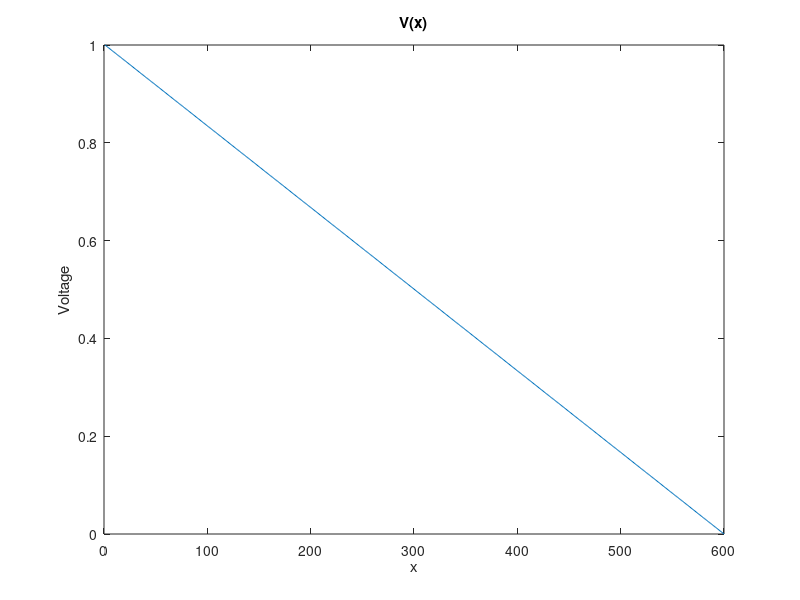
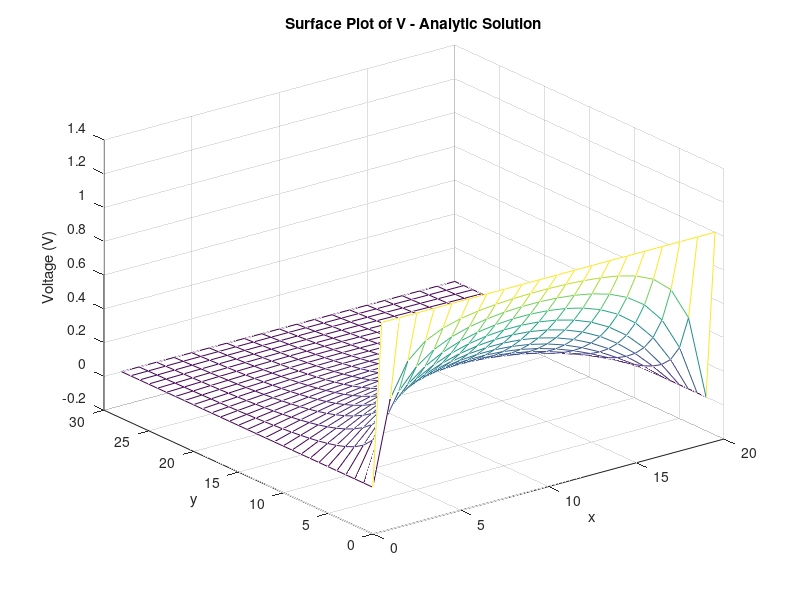
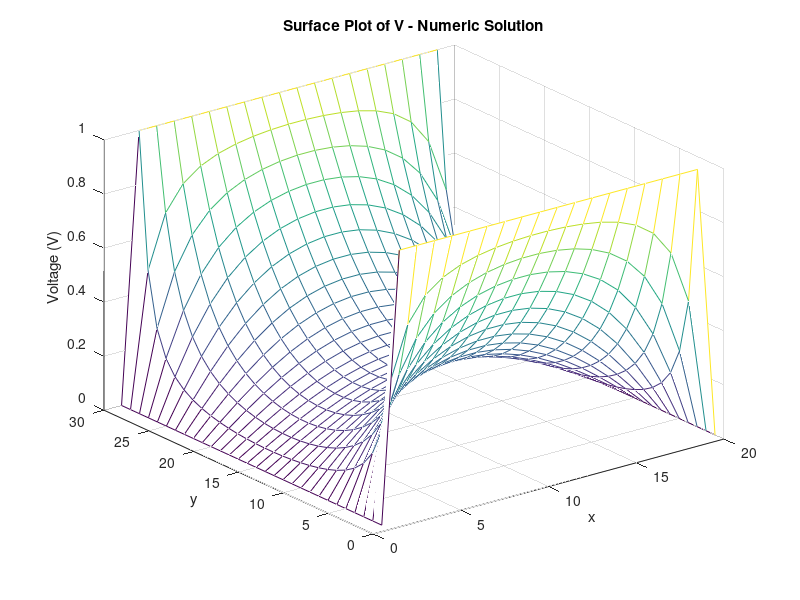
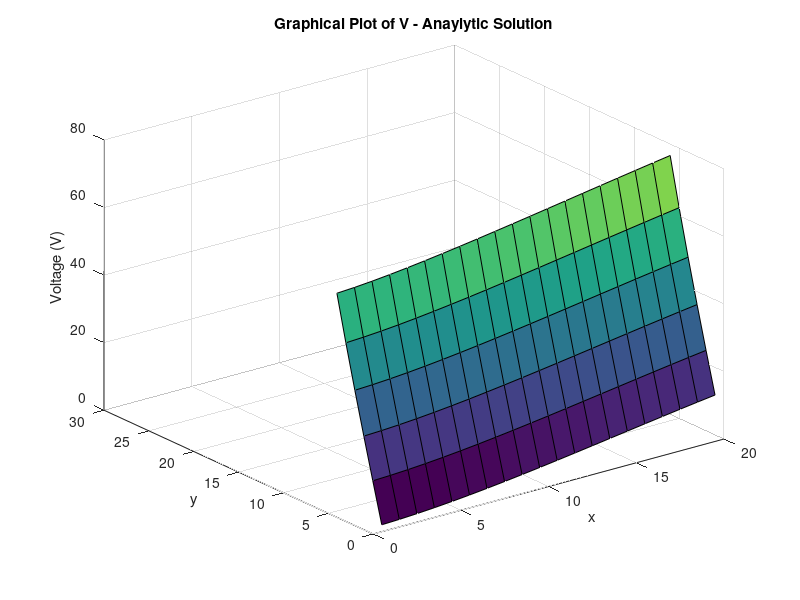

Write the MATLAB code that produced these figures, in order.
%% Part 1 A
% Part 1 is used to explore the representation of the electrostatic
% potential in a 2-D rectangular region. Beucase the potential will not
% change with respect to the y-coordinate, the problem will be treated as a
% 1-D problem.

clear all;
close all;

% Initial conditions
Length = 30;
Width = 20;
v0 = 1;

% Create matrices
N = Length*Width;
F = zeros(N,N);
G = zeros(N,1);

for i=1:N
    if (i == N) % right 
        F(i,i) = 1;
        G(i) = 0;
    elseif i == 1 % left
        F(i,i) = 1;
        G(i) = 1;
    else % Middle
        F(i,i)   = -2;
        F(i,i+1) =  1;
        F(i,i-1) =  1;
    end
end
    
V = F\G;

% Plot graph
figure(1);
plot(V);
xlabel('x');
ylabel('Voltage');
title('V(x)');

% The change is linear. As moving from left to right in the x direction
% shows a decrease in voltage. Voltage is uniform in the y diredtion. If
% this was mapped out on a voltage map, there would be a gradient in the
% x-direction with the same colour in the y-direction.

clear all

%% Part 1 B
% The finite differences method will be used to implement a matrix
% calculation, $GV=F$. $V$ represents the voltages at different points,
% $F$ is the matrix used to set the boundary conditions and G represents 
% the relation of voltages throughout.
% The the equation used:
% 
% $$\frac{V_{x-1,y}-2V_{x,y}+V_{x+1,y}}{(\Delta x)^2} + \frac{V_{x,y-1}-2V_{x,y}+V_{x,y+1}}{(\Delta y)^2}=0$$

dx = 0.25; % spacing along x
dy = 0.25; % spacing along y

Const1 = -2*(1/dx^2 + 1/dy^2);
Const2 = 1/(dx^2);
Const3 = 1/(dy^2);

% Initial conditions
Length = 30;
Width = 20;
v0 = 1;

% Create Grid
x = linspace(0,Length);
y = linspace(0,Width);

% Create matrices
N = Length*Width;
F = zeros(N,N);
G = zeros(N,1);

% Analytical solution
% Middle
for i = 2:Length-1
    for j = 2:Width-1
        n = i + (j-1)*Length;
        F(n,n) = Const1;
        F(n,n-1) = Const2;
        F(n,n+1) = Const2;
        F(n,n-Length) = Const3;
        F(n,n+Length) = Const3;
        G(n,1) = 0;
    end
end

% Left BC
i = 1;
for j = 1:Width
    n = i + (j-1)*Length;
    F(n,n) = 1;
    G(n,1) = 1;
end

% Right BC 
i = Length;
for j = 1:Width
    n = i + (j-1)*Length;
    F(n,n) = 1;
    G(n,1) = 0;
end

% Bottom BC
j = 1;
for i = 1:Length
    n = i + (j-1)*Length;
    F(n,n) = 1;
end

% Top BC
j = Width;
for i = 1:Length
    n = i + (j-1)*Length;
    F(n,n) = 1;
end

% To find the solution
v = F\G;

% converting for plot
for i = 1 : Length
    for j = 1 : Width
        n = i + (j-1)*Length;
        Ph(i,j) = v(n);
    end
end

% Plot
figure(2);
mesh(Ph);
xlabel('x');
ylabel('y');
zlabel('Voltage (V)');
title('Surface Plot of V - Analytic Solution');

% It can be seen that the potential is 1 V on one end and 0 V on the other.

% Numerical soliution
% Middle
for i = 2:Length-1
    for j = 2:Width-1
        n = i + (j-1)*Length;
        F(n,n) = -4;
        F(n,n-1) = 1;
        F(n,n+1) = 1;
        F(n,n-Length) = 1;
        F(n,n+Length) = 1;
        G(n,1) = 0;
    end
end

% Left BC
i = 1;
for j = 1:Width
    n = i + (j-1)*Length;
    F(n,n) = 1;
    G(n,1) = 1;
end

% Right BC 
i = Length;
for j = 1:Width
    n = i + (j-1)*Length;
    F(n,n) = 1;
    G(n,1) = 1;
end

% Bottom BC
j = 1;
for i = 1:Length
    n = i + (j-1)*Length;
    F(n,n) = 1;
    G(n,1) = 0;
end

% Top BC
j = Width;
for i = 1:Length
    n = i + (j-1)*Length;
    F(n,n) = 1;
    G(n,1) = 0;
end

v = F\G;

for i = 1 : 30
    for j = 1 : 20
        n = i + (j-1)*Length;
        Ph(i,j) = v(n);
    end
end

% Plot
figure(3);
mesh(Ph);
xlabel('x');
ylabel('y');
zlabel('Voltage (V)');
title('Surface Plot of V - Numeric Solution');

%% 
% The numeric solution has boundry conditions that is elevated on both
% ends with a potential at 1 V. The middle of the region contains the
% lowest potential as it is furthest from the influence of both ends. 

ph2 = Ph;
a = 30;
b = 10;
anew = 0;
for i = 1:Length
    for j = 1:Width
        for n = 1:2:1000
            anew = anew + ((1/n)*(cosh(n*pi*i/a))*(sin(n*pi*j/a))*(1/(cosh(n*pi*b/a))));
        end
    ph2(i,j) = (4/pi) * anew;
    end
end
figure(4);
surf(ph2);
xlabel('x');
ylabel('y');
zlabel('Voltage (V)');
title('Graphical Plot of V - Anaylytic Solution');

%%
% The graph above is a alternate representation of the potential, V using 
% the equation in the problem sheet. The analytic solution is not nearly as 
% accurate as the numeric solution. The graph does not properly show the 
% raised voltages on both ends of the region making the numeric solution 
% more accurate. 

%% Part 2 A
% Part 2 will provide an understanding of current flow in a 2D rectangular
% region by looking at the current density, electric potential, and electric 
% field with a bottleneck region. 

% Middle
for i = 2:Length-1
    for j = 2:Width-1
        n = i + (j-1)*Length;
        F(n,n) = -4;
        F(n,n-1) = 1;
        F(n,n+1) = 1;
        F(n,n-Length) = 1;
        F(n,n+Length) = 1;
        G(n,1) = 0;
    end
end

% Left BC
i = 1;
for j = 1:Width
    n = i + (j-1)*Length;
    F(n,n) = 1;
    G(n,1) = 1;
end

% Right BC 
i = Length;
for j = 1:Width
    n = i + (j-1)*Length;
    F(n,n) = 1;
    G(n,1) = 1;
end

% Bottom BC
j = 1;
for i = 1:Length
    n = i + (j-1)*Length;
    F(n,n) = 1;
    G(n,1) = 0;
end

% Top BC
j = Width;
for i = 1:Length
    n = i + (j-1)*Length;
    F(n,n) = 1;
    G(n,1) = 0;
end

v = F\G;

for i = 1 : 30
    for j = 1 : 20
        n = i + (j-1)*Length;
        Ph(i,j) = v(n);
    end
end

% Plot
figure(5);
mesh(Ph);
xlabel('X');
ylabel('Y');
zlabel('Voltage (V)');
title('Voltage Plot');

%% 
% Electric Field 
Elecmap = zeros(Length,Width);
for i = 1:Length
    for j = 1:Width
        n = j + (i-1)*Width;
        Elecmap(i,j) = v(n);
    end
end

for i = 1:Length
    for j = 1:Width
        if i == 1
            Ex(i,j) = (Elecmap(i+1,j) - Elecmap(i,j));
        elseif i == Length
            Ex(i,j) = (Elecmap(i,j) - Elecmap(i-1,j));
        else
            Ex(i,j) = (Elecmap(i+1,j) - Elecmap(i-1,j))*0.5;
        end
        if j == 1
            Ey(i,j) = (Elecmap(i,j+1) - Elecmap(i,j));
        elseif j == Width
            Ey(i,j) = (Elecmap(i,j) - Elecmap(i,j-1));
        else
            Ey(i,j) = (Elecmap(i,j+1) - Elecmap(i,j-1))*0.5;
        end
    end
end

Ex = -Ex;
Ey = -Ey;

Et = Ex + Ey; % electric field plot generated by adding the x and y components

figure(6);
mesh(Et);
xlabel('X');
ylabel('Y');
zlabel('E');
title('Electric Field Plot');

% Sigma
sigma = ones(Length,Width);
for i = 1:Length
    for j = 1:Width
        if j <= (Width/3) || j >= (Width*2/3)
            if i >= (Length/3) && i <= (Length*2/3)
                sigma(i,j) = 10^-12;
            end
            
        end
    end
end

figure(7);
mesh(sigma);
xlabel('X');
ylabel('Y');
zlabel('Conduction');
title('Conductivity Map');
%%
% Figure 7 shows that the bottleneck area contain a conductivity lower
% than that of the surrounding area. This means the 2 boxes are areas of
% high resisitivity which will resist current flow. 

% Current Density
J = sigma .* Et;
figure(8);
mesh(J);
xlabel('X');
ylabel('Y');
zlabel('J');
title('Current Density Map');

%% Part 2 C

% Inputs
Length = 30;
Width = 20;

%Grid
x = linspace(0,Length);
y = linspace(0,Width);
dx = x(2) - x(1);
dy = y(2) - y(1);

% Make matrices
N = Length*Width;
F = zeros(N,N);
G = zeros(N,1);

% Middle
for i = 2:Length-1
    for j = 2:Width-1
        n = i + (j-1)*Length;
        F(n,n) = -4;
        F(n,n-1) = 1;
        F(n,n+1) = 1;
        F(n,n-Length) = 1;
        F(n,n+Length) = 1;
        G(n,1) = 0;
    end
end

% Left BC
i = 1;
for j = 1:Width
    n = i + (j-1)*Length;
    F(n,n) = 1;
    G(n,1) = 1;
end

% Right BC 
i = Length;
for j = 1:Width
    n = i + (j-1)*Length;
    F(n,n) = 1;
    G(n,1) = 1;
end

% Bottom BC
j = 1;
for i = 1:Length
    n = i + (j-1)*Length;
    F(n,n) = 1;
    G(n,1) = 0;
end

% Top BC
j = Width;
for i = 1:Length
    n = i + (j-1)*Length;
    F(n,n) = 1;
    G(n,1) = 0;
end

v = F\G;

for i = 1 : 30
    for j = 1 : 20
        n = i + (j-1)*Length;
        Ph(i,j) = v(n);
    end
end

% Sigma
sigma1 = ones(Length,Width);
sigma2 = ones(Length,Width);
sigma3 = ones(Length,Width);
sigma4 = ones(Length,Width);

for i = 1:Length %Changing the lengths and widths
    for j = 1:Width
        if j <= (Width/4) || j >= (Width*3/4)
            if i >= (Length/3) && i <= (Length*2/3)
                sigma1(i,j) = 10^-2;
            end 
        end
        if j <= (Width/3.1) || j >= (Width - (Width/3.1))
            if i >= (Length/3) && i <= (Length*2/3)
                sigma2(i,j) = 10^-2;
            end 
        end 
        if j <= (Width/2.5) || j >= (Width - (Width/2.5))
            if i >= (Length/3) && i <= (Length*2/3)
                sigma3(i,j) = 10^-2;
            end 
        end
        if j <= (Width/2.1) || j >= (Width - (Width/2.1))
            if i >= (Length/3) && i <= (Length*2/3)
                sigma4(i,j) = 10^-2;
            end 
        end
    end
end

t1 = sigma1;
t2 = sigma2;
t3 = sigma3;
t4 = sigma4;

for i = 1:Length
    for j = 1:Width
        if sigma1(i,j) == (10^-2)
            t1(i,j) = 1 / (10^-2);
        end
    end
end
for i = 1:Length
    for j = 1:Width
        if sigma2(i,j) == (10^-2)
            t2(i,j) = 1 / (10^-2);
        end
    end
end
for i = 1:Length
    for j = 1:Width
        if sigma3(i,j) == (10^-2)
            t3(i,j) = 1 / (10^-2);
        end
    end
end
for i = 1:Length
    for j = 1:Width
        if sigma4(i,j) == (10^-2)
            t4(i,j) = 1 / (10^-2);
        end
    end
end

Current1 = Ph ./ t1;
C01 = sum(Current1(1,:));
CL1 = sum(Current1(Length,:));
c1 = (C01 + CL1) / 2;
figure(9);
subplot(2,2,1);
mesh(Current1);
xlabel('X');
ylabel('Y');
zlabel('I(x,y)');
title('I');

Current2 = Ph ./ t2;
C02 = sum(Current2(1,:));
CL2 = sum(Current2(Length,:));
c2 = (C02 + CL2) / 2;
subplot(2,2,2);
mesh(Current2);
xlabel('X');
ylabel('Y');
zlabel('I(x,y)');
title('I');

Current3 = Ph ./ t3;
C03 = sum(Current3(1,:));
CL3 = sum(Current3(Length,:));
c3 = (C03 + CL3) / 2;
subplot(2,2,3);
mesh(Current3);
xlabel('X');
ylabel('Y');
zlabel('I(x,y)');
title('I');

Current4 = Ph ./ t4;
C04 = sum(Current4(1,:));
CL4 = sum(Current4(Length,:));
c4 = (C04 + CL4) / 2;
subplot(2,2,4);
mesh(Current4);
xlabel('X');
ylabel('Y');
zlabel('I');
title('I');
%%
% Narrowing the boxes should have caused the conductivity to decreased.

%% Part 2 D

% Middle
for i = 2:Length-1
    for j = 2:Width-1
        n = i + (j-1)*Length;
        F(n,n) = -4;
        F(n,n-1) = 1;
        F(n,n+1) = 1;
        F(n,n-Length) = 1;
        F(n,n+Length) = 1;
        G(n,1) = 0;
    end
end

% Left BC
i = 1;
for j = 1:Width
    n = i + (j-1)*Length;
    F(n,n) = 1;
    G(n,1) = 1;
end

% Right BC 
i = Length;
for j = 1:Width
    n = i + (j-1)*Length;
    F(n,n) = 1;
    G(n,1) = 1;
end

% Bottom BC
j = 1;
for i = 1:Length
    n = i + (j-1)*Length;
    F(n,n) = 1;
    G(n,1) = 0;
end

% Top BC
j = Width;
for i = 1:Length
    n = i + (j-1)*Length;
    F(n,n) = 1;
    G(n,1) = 0;
end

v = F\G;

for i = 1 : 30
    for j = 1 : 20
        n = i + (j-1)*Length;
        Ph(i,j) = v(n);
    end
end

% Sigma
sigma = ones(Length,Width);
for i = 1:Length
    for j = 1:Width
        if j <= (Width/3) || j >= (Width*2/3)
            if i >= (Length/3) && i <= (Length*2/3)
                sigma(i,j) = 10^-2;
            end
            
        end
    end
end

% Current Flow I = V/R
t1 = sigma;
t2 = sigma;
t3 = sigma;
t4 = sigma;

for i = 1:Length
    for j = 1:Width
        if sigma(i,j) == (10^-2)
            t1(i,j) = 1 / (10^-5);
            t2(i,j) = 1 / (10^0);
            t3(i,j) = 1 / (10^1);
            t4(i,j) = 1 / (10^5);
        end
    end
end

Cur = Ph ./ t1;
Ce = sum(Cur(1,:));
CL = sum(Cur(Length,:));
c = (Ce + CL) / 2;
figure(10);
subplot(2,2,1);
mesh(Cur);
xlabel('X');
ylabel('Y');
zlabel('I(x,y)');
title('S = 10^-5');

Cur = Ph ./ t2;
Ce = sum(Cur(1,:));
CL = sum(Cur(Length,:));
c = (Ce + CL) / 2;
subplot(2,2,2);
mesh(Cur);
xlabel('X');
ylabel('Y');
zlabel('I(x,y)');
title('S = 10^0');

Cur = Ph ./ t3;
Ce = sum(Cur(1,:));
CL = sum(Cur(Length,:));
c = (Ce + CL) / 2;
subplot(2,2,3);
mesh(Cur);
xlabel('X');
ylabel('Y');
zlabel('I(x,y)');
title('S = 10^1');

Cur = Ph ./ t4;
Ce = sum(Cur(1,:));
CL = sum(Cur(Length,:));
c = (Ce + CL) / 2;
subplot(2,2,4);
mesh(Cur);
xlabel('X');
ylabel('Y');
zlabel('I(x,y)');
title('S = 10^5');
%%
% As the box conductivity increased, current increased. 